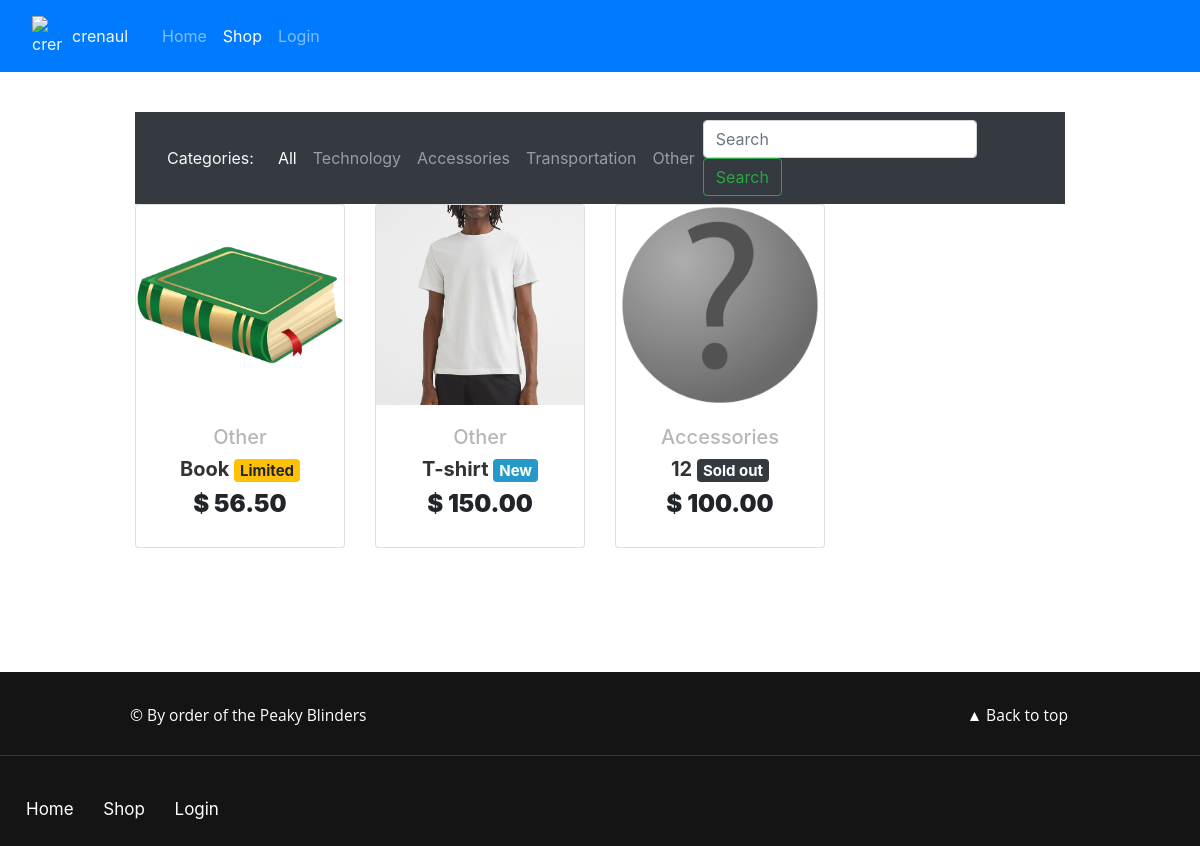
The app's page /shop/ with its own data.
### shop/models.py (models this page shows, shortened)
class Item(models.Model):
    title = models.CharField(max_length=100)                                                        # name of product
    category = models.CharField(choices=CATEGORY_CHOICES, max_length=50)                            # category
    label = models.CharField(choices=LABEL_CHOICES, max_length=1, blank=True, null=True)            # label (optional)
    description = models.TextField(max_length=2500)                                                 # description of product
    image = models.ImageField(upload_to='images', blank=True, null=True)                            # product image
    price = models.DecimalField(max_digits=6, decimal_places=2, default=10)                         # price of item
    discounted_price = models.DecimalField(max_digits=6, decimal_places=2, blank=True, null=True)   # discounted price (optional)
    slug = models.SlugField()                                                                       # custom slag for item website
    def get_absolute_url(self):
        return reverse("product", kwargs={
            "slug": self.slug
        })

### shop/views.py (the view)
# urls.py: path('shop/', ItemsView.as_view(), name='item_list'),
class ItemsView(ListView):
    model = Item
    paginate_by = 12
    template_name = 'shop/shop.html'

### templates/shop/shop.html (shortened to what this page needs)
{% extends 'base.html' %}
{% load static %}
{% block shop_active %} active {% endblock shop_active %}
{% block text %}
<div class="container">
<nav class="navbar navbar-expand-lg navbar-dark bg-dark justify-content-between">
    <span class="nav-link transition">Categories:</span>
    <div class="collapse navbar-collapse" id="navbarNavDropdown">
        <ul class="navbar-nav mr-auto mt-2 mt-lg-0">
            <li class="nav-item active">
                <a class="nav-link transition" href="#">All
                </a>
            </li>
            <li class="nav-item">
                <a class="nav-link transition" href="#">Technology</a>
            </li>
            <li class="nav-item">
                <a class="nav-link transition" href="#">Accessories</a>
            </li>
            <li class="nav-item">
                <a class="nav-link transition" href="#">Transportation</a>
            </li>
            <li class="nav-item">
                <a class="nav-link transition" href="#">Other</a>
            </li>
        </ul>
        <form class="form-inline">
            <input class="form-control mr-sm-2" type="search" placeholder="Search" aria-label="Search">
            <button class="btn btn-outline-success my-2 my-sm-0" type="submit">Search</button>
        </form>
    </div>
</nav>
<section class="text-center mb-4">
    <div class="row wow fadeIn">
        {% for item in object_list %}
        <div class="col-lg-3 col-md-6 mb-4">
            <div class="card">
                <div class="view overlay preview_image_container">
                    {% if item.image %}
                        <img src="{{ item.image.url }}"
                            class="card-img-top" alt="">
                    {% else %}
                        <img src="{% static 'login/images/idk.png' %}"
                            class="card-img-top" alt="">
                    {% endif %}
                </div>
                <div class="card-body text-center">
                    <a href="" class="grey-text">
                        <h5>{{ item.get_category_display }}</h5>
                    </a>
                    <h5>
                        <strong>
                            <a href="{{ item.get_absolute_url }}"
                                class="dark-grey-text grey_hover">{{ item.title }}
                                {% if item.get_label_display == 'New' %}
                                <span class="badge badge-primary">New</span>
                                {% elif item.get_label_display == 'Limited' %}
                                <span class="badge badge-warning">Limited</span>
                                {% else %}
                                <span class="badge badge-dark">Sold out</span>
                                {% endif %}
                            </a>
                        </strong>
                    </h5>
                    <h4 class="font-weight-bold blue-text">
                        <strong>$
                            {% if item.discounted_price %}
                            {{ item.discounted_price }}
                            {% else %}
                            {{ item.price }}
                            {% endif %}
                        </strong>
                    </h4>
                </div>
            </div>
        </div>
        {% endfor %}
    </div>
</section>
</div>
{% endblock text %}

### templates/base.html (shortened to what this page needs)
{% load static %}
<!DOCTYPE HTML>
<html>
<head>
    <link rel="stylesheet" href="https://stackpath.bootstrapcdn.com/bootstrap/4.3.1/css/bootstrap.min.css" type="text/css">
    <link rel="stylesheet" href="{% static 'login/css/index.css' %}" type="text/css">
</head>
<body>
    <nav class="navbar navbar-expand-lg navbar-dark bg-primary sticky-top">
        <a class="nav-link transition logo" href="{% url 'home' %}">
            <img src="{% static 'login/images/Black_Sun.svg.png' %}" width="30" height="30"
                class="d-inline-block align-top img-fluid hoverable" alt="crenaul">
            <span>crenaul</span>
        </a>
        <div class="collapse navbar-collapse" id="navbarTogglerDemo03">
            <ul class="navbar-nav mr-auto mt-2 mt-lg-0">
                <li class="nav-item {% if page == 'home' or extra_context.page == 'home' %} active {% endif %}">
                    <a class="nav-link transition" href="{% url 'home' %}">Home </a>
                </li>
                <li class="nav-item {% block shop_active %} {% endblock shop_active %}">
                    <a class="nav-link transition" href="{% url 'item_list' %}">Shop </a>
                </li>
                {% if user.is_authenticated %}
                <li class="nav-item">
                    <a class="nav-link transition {% block cart_active %} {% endblock cart_active %}" href="{% url 'cart' %}">My Cart </a>
                </li>
                <li class="nav-item">
                    <a class="nav-link transition {% block profile %} {% endblock profile %}" href="{% url 'profile' %}">My Proile </a>
                </li>
                <li class="nav-item">
                    <a class="nav-link transition" href="{% url 'logout' %}">Logout </a>
                </li>
                {% else %}
                <li class="nav-item {% block login_active %} {% endblock login_active %}">
                    <a class="nav-link transition" href="{% url 'login' %}">Login </a>
                </li>
                {% endif %}
            </ul>
        </div>
    </nav>
    <div class="main">
        {% block text %}
        {% endblock text %}
    </div>
<footer class="footer">
    <div class="top_footer">
        <p class="footnote">&copy; By order of the Peaky Blinders
        <a class="backtotop transition" href="#">&#9650; Back to top</a></p>
    </div>
    <hr class="divider">
    <div class="bottom_footer">
        <ul class="bottom">
            <li><a href="{% url 'home' %}">Home </a></li>
            <li><a href="{% url 'item_list' %}">Shop </a></li>
            {% if user.is_authenticated %}
            <li><a href="{% url 'checkout' %}">My Cart</a></li>
            <li><a href="{% url 'profile' %}">My Proile</a></li>
            <li><a href="{% url 'logout' %}">Logout </a></li>
            {% else %}
            <li><a href="{% url 'login' %}">Login </a></li>
            {% endif %}
        </ul>
    </div>
</footer>
</body>
</html>

### static/login/css/index.css (style rules this page uses)
.badge-primary { background-color: rgb(37, 154, 201); }
.navbar-dark { color: #ff304b; }
body { margin: 0; max-width: 100%; overflow-x: hidden; }
.main { display: block; max-width: 960px; min-height: 65vh; margin: 0 auto -188px; margin-top: 10vh; margin-bottom: 5vh; }
p, h1, h2 { margin: 0 auto; }
p { font-family: 'Open Sans', sans-serif; font-size: 1.3em; line-height: 1.7em; padding-left: 2em; padding-right: 2em; }
.nav-link { color: aliceblue; font-size: 1rem!important; }
.logo { display:flex; align-items:center; }
.logo span { padding-left: 10px; padding-right: 10px; }
.active { color: aliceblue; }
.footer { background-color: #141414; width: 100%; margin-top: 20px; }
.footer a { text-decoration: none; }
.top_footer { position: relative; max-width: 960px; font-size: 13px; padding-top: 30px; padding-bottom: 10px; margin-left: auto; margin-right: auto; }
.divider { border-top: 1px solid #383838; }
.bottom_footer { background: #141414; position: relative; width: 100%; font-size: 13px; margin-left: auto; margin-right: auto; }
.footnote { color: #fff; position: relative; max-width: 960px; font-size: 1.2em; margin-left: auto; margin-right: auto; padding-left: 10px; padding-right: 10px; }
.backtotop { color: #fff; float: right; padding-right: 2px; }
.bottom { list-style: none; margin: 0; padding: 20px 0; vertical-align: top; position: relative; height: 100%; }
.bottom>li { display: inline-block; padding-left: 2em; }
.bottom>li>a { color: #fff; font-size: 17px; line-height: 2em; }
.transition, .nav-link:hover, .navbar-brand:hover, .bottom>li>a:hover, .backtotop:hover, .bottom>li>a, .bi, .bi:hover { transition: .2s; -moz-transition: .2s; -webkit-transition: .2s; -o-transition: .2s; }
.preview_image_container { height: 200px; overflow: hidden; display: flex; align-items: center; }
.card-img-top { opacity: 0.95!important; background-size: cover; background-repeat: no-repeat; }

### templates/shop/shop.html (style rules this page uses)
.main { margin-top: 5vh; }
.grey-text { color: #b7b7b7!important; }
.dark-grey-text { color: #333232!important }
.overlay { width: 100%; position: relative; }
.overlay:hover, .card-img-top { opacity: 0.3; }
.grey-text, .dark-grey-text, .grey-text:hover, .dark-grey-text:hover { text-decoration: none; }
.grey-text, .dark-grey-text, .grey-text:hover, .dark-grey-text:hover, .overlay:hover, .card-img-top, .overlay, .mask { transition: .2s; -moz-transition: .2s; -webkit-transition: .2s; -o-transition: .2s; }

### records on screen
Item: image (picture), category "Other", title "Book", label "Limited", discounted_price "56.50"
Item: image (picture), category "Other", title "T-shirt", label "New", discounted_price "150.00"
Item: category "Accessories", title "12", shows "Sold out", discounted_price "100.00"
